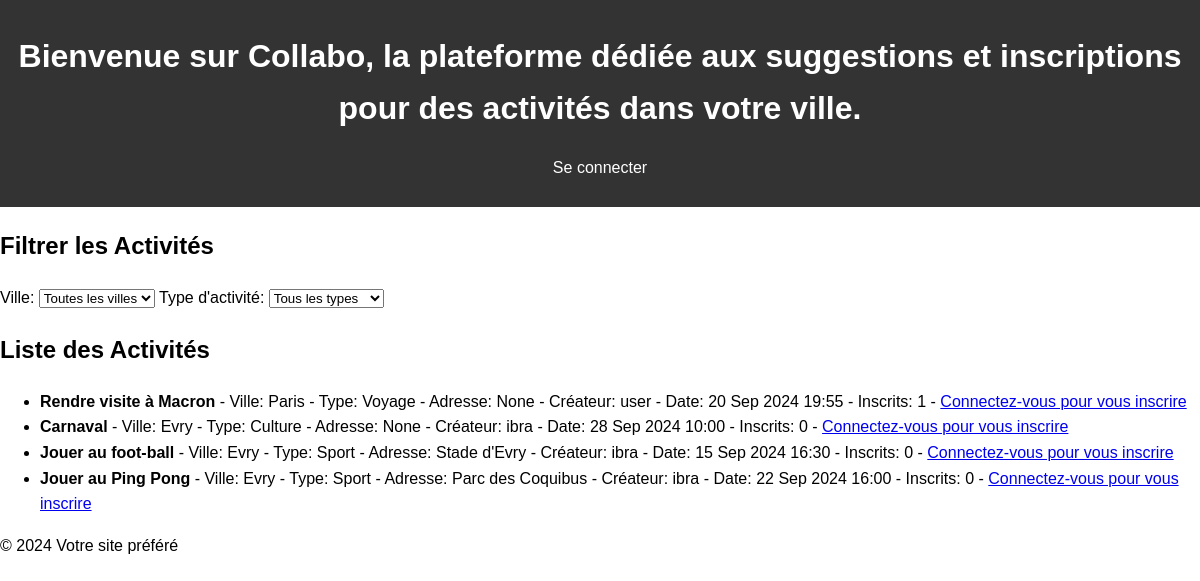
/activites/, run on an earlier commit of the app's database.
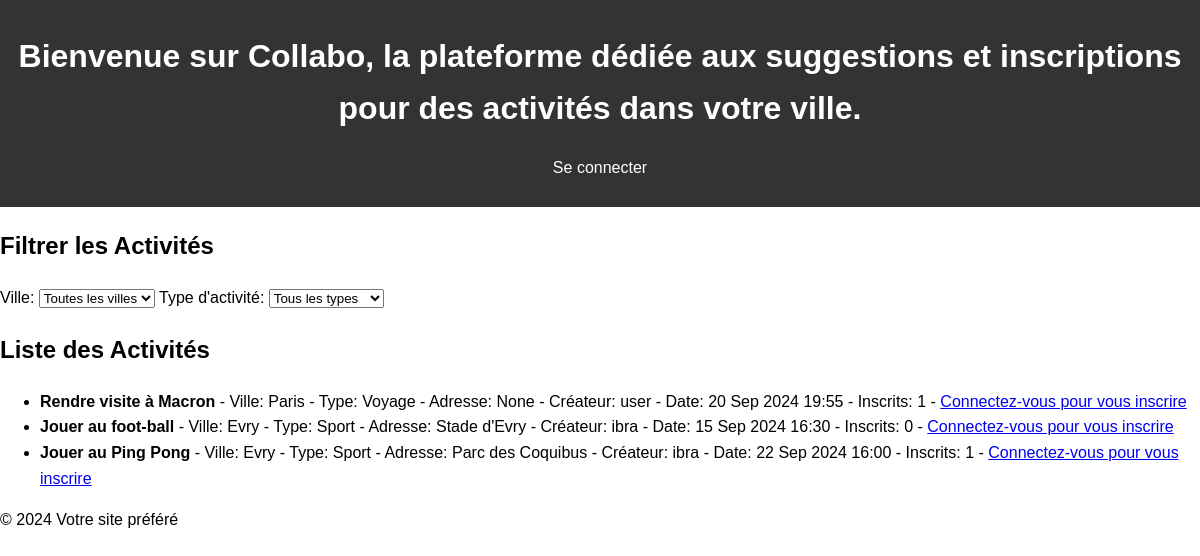
And on a later commit of the database.
### public/models.py (models this page shows, shortened)
class Activite(models.Model):
    nom = models.CharField(max_length=280)
    createur = models.ForeignKey(User, on_delete=models.CASCADE)
    ville = models.ForeignKey(Ville, on_delete=models.CASCADE)
    type = models.ForeignKey(TypeActivite, on_delete=models.CASCADE)
    date = models.DateTimeField()
    adresse = models.CharField(max_length=280, null=True)

class Ville(models.Model):
    nom = models.CharField(max_length=100)

class TypeActivite(models.Model):
    type = models.CharField(max_length=100, null=True, blank=True)   # Assurez-vous que ce champ existe

### public/views.py (the view)
# urls.py: path('activites/', views.activite_list, name='activite_list'),
def activite_list(request):
    ville_id = request.GET.get('ville')
    type_id = request.GET.get('type')
    activites = Activite.objects.all()
    if ville_id:
        activites = activites.filter(ville_id=ville_id)
    if type_id:
        activites = activites.filter(type_id=type_id)
    types_activites = TypeActivite.objects.all()
    villes = Ville.objects.all()
    context = {
        'types_activites': types_activites,
        'villes': villes,
        'activites': activites,
        'selected_ville': ville_id,
        'selected_type': type_id,
    }
    return render(request, 'activite_list.html', context)

### public/templates/activite_list.html (shortened to what this page needs)
{% extends 'base.html' %}
{% block content %}
    <h2>Filtrer les Activités</h2>
    <form method="get" action="{% url 'activite_list' %}">
        <label for="ville">Ville:</label>
        <select id="ville" name="ville" onchange="this.form.submit()">
            <option value="">Toutes les villes</option>
        </select>
        <label for="type">Type d'activité:</label>
        <select id="type" name="type" onchange="this.form.submit()">
            <option value="">Tous les types</option>
        </select>
    </form>
    <h2>Liste des Activités</h2>
    {% if activites %}
        <ul>
            {% for activite in activites %}
                <li>
                    <strong>{{ activite.nom }}</strong>
                    - Ville: {{ activite.ville.nom }}
                    - Type: {{ activite.type.type }}
                    - Adresse: {{ activite.adresse }}
                    - Créateur: {{ activite.createur.username }}
                    - Date: {{ activite.date|date:"d M Y H:i" }}
                    - Inscrits: {{ activite.registration_set.count }}
                    {% if user.is_authenticated %}
                        {% if user == activite.createur %}
                            - <a href="{% url 'inscription_activite_list' activite.id %}">Voir les inscrits</a>
                            - <a href="{% url 'supprimer_activite' activite.id %}">Supprimer</a>
                        {% else %}
                            - <a href="{% url 'inscription_activite' activite.id %}">S'inscrire</a>
                        {% endif %}
                    {% else %}
                        - <a href="{% url 'login' %}">Connectez-vous pour vous inscrire</a>
                    {% endif %}
                </li>
            {% endfor %}
        </ul>
    {% else %}
        <p>Aucune activité ne correspond à vos critères.</p>
    {% endif %}
{% endblock %}

What changed in the data, as far as the page shows it:
removed Activite: nom "Carnaval", ville.nom "Evry", type.type "Culture", adresse "None", createur.username "ibra", date "28 Sep 2024 10:00", registration_set.count "0"
computed for Activite "Jouer au Ping Pong": registration_set.count "0" → "1"
